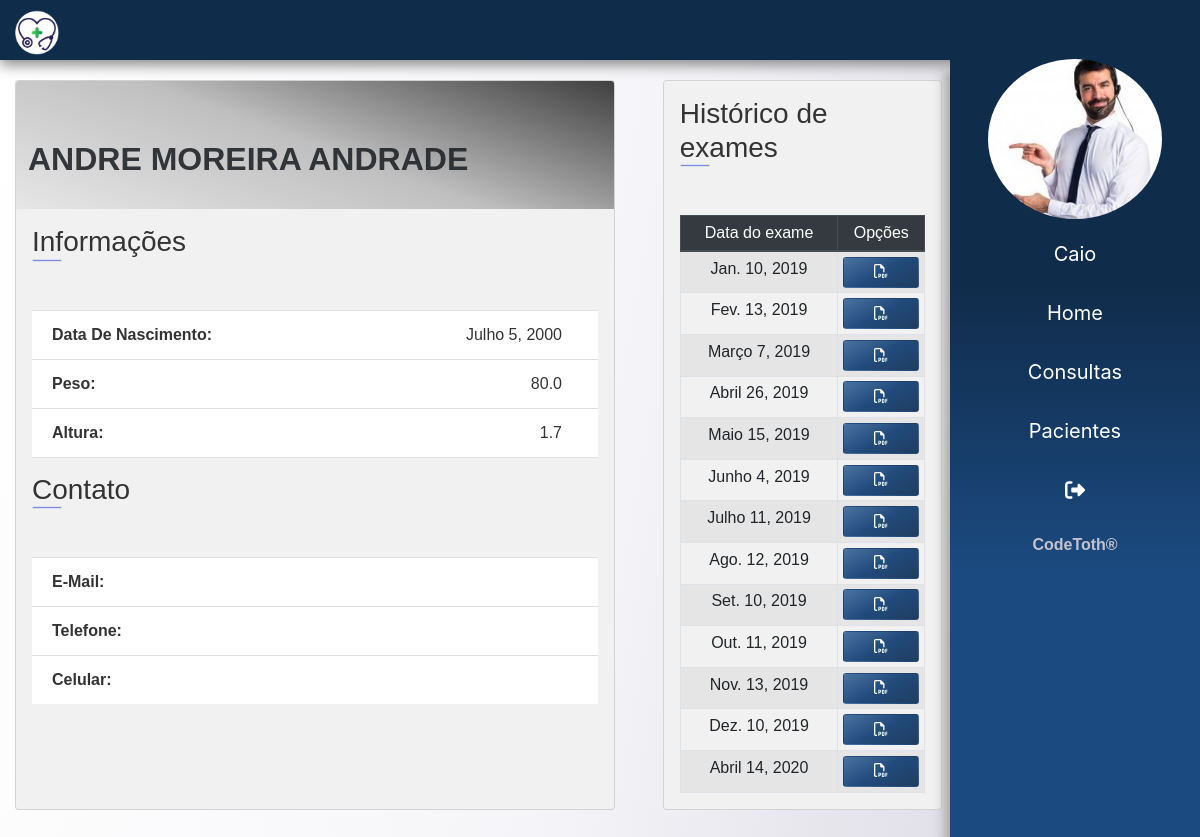
Before: /pacientes/paciente/3 (signed in) with the older database file.
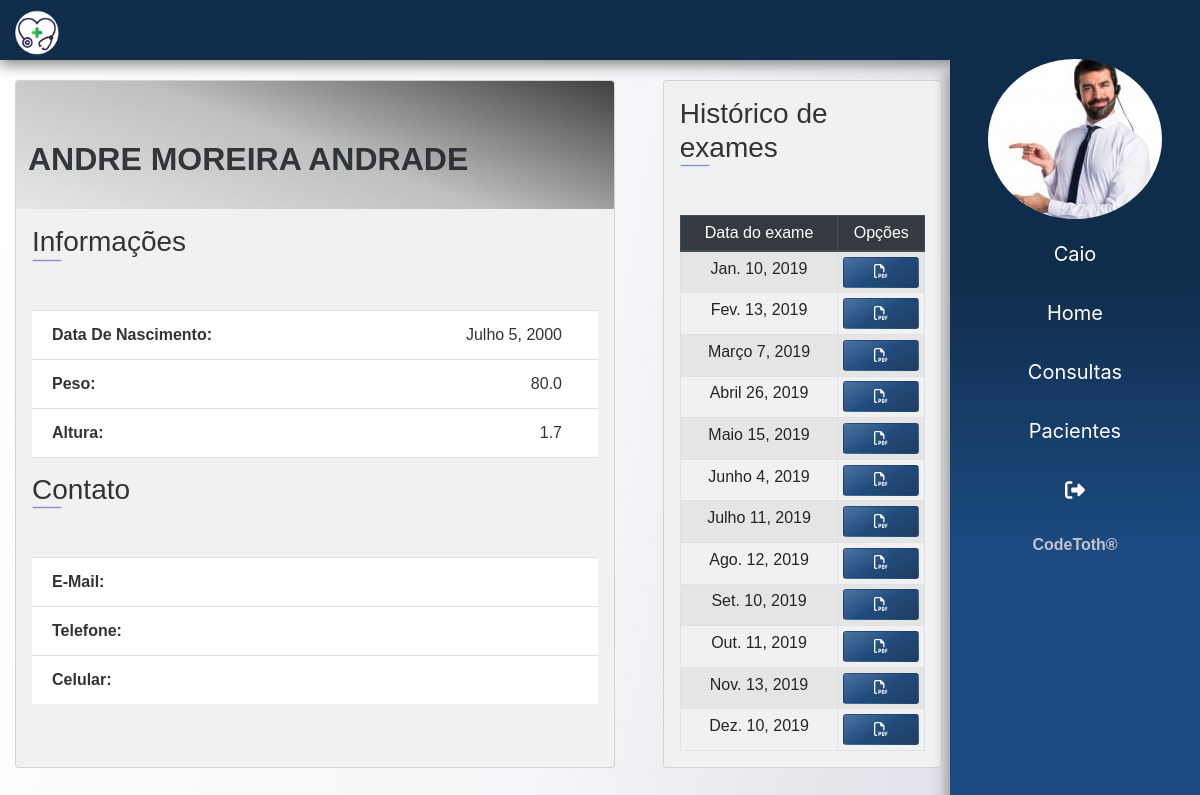
After: the same page with the newer database file.
### app/exames/models.py (models this page shows)
class Exame_Resultado(models.Model):
    paciente = models.ForeignKey(Paciente, on_delete=models.CASCADE)
    data_exame = models.DateField()
    glicose = models.CharField(max_length=15)
    ldl = models.CharField(max_length=15)
    hdl = models.CharField(max_length=15)
    triglicerides = models.CharField(max_length=15)
    colesterol = models.CharField(max_length=15)
    pdf = models.FileField(upload_to=f'pdf/', blank=True)

### app/paciente/views.py (the view)
# urls.py: path('paciente/<int:paciente_id>', detalhe, name='det_paciente'),
@login_required(login_url='login')
def detalhe(request, paciente_id):
    paciente = get_object_or_404(Paciente, id=paciente_id)
    exames = get_list_or_404(Exame_Resultado, paciente=paciente)
    dados =  get_dados(request)
    dados['paciente'] = paciente
    dados['exames'] = exames
    return render(request, 'paciente/det_paciente.html', dados)

### templates/paciente/det_paciente.html (shortened to what this page needs)
{% extends 'base.html' %}
{% load static %}
{% block content %}
<main>
    <section class="container-fluid ">
        <div class="col-md-10 pb-5">
            <div class="row">
                <div class="card middle">
                    <div class="top-section">
                        <div class="container">
                            <div class="name">
                                <span> {{ paciente.nome}} </span>
                            </div>
                        </div>
                    </div>
                    <div class="info-section pr-3 mb-3">
                        <h3> Informações
                            <div class="border mb-5"></div>
                        </h3>
                        <ul class="list-group list-group-flush mb-3  info">
                            <li class="list-group-item">Data de Nascimento:
                                <span> {{ paciente.data_nascimento}}
                                </span>
                            </li>
                            <li class="list-group-item">Peso:
                                <span> {{ paciente.peso}}
                                </span>
                            </li>
                            <li class="list-group-item">Altura:
                                <span> {{ paciente.altura}}
                                </span>
                            </li>
                        </ul>
                        <h3> Contato
                            <div class="border mb-5"></div>
                        </h3>
                        <ul class="list-group list-group-flush info">
                            <li class="list-group-item">E-mail: </li>
                            <li class="list-group-item">Telefone:</li>
                            <li class="list-group-item">Celular: </li>
                        </ul>
                    </div>
                </div>
                <div class="card historico mx-auto">
                    <div class="info-section pr-3">
                        <h3> Histórico de exames   <div class="border mb-5"></div>
                        </h3>
                            <table class="table table-sm table-bordered table-striped text-center">
                                <thead class="thead-dark ">
                                    <tr>
                                        <th scope="col">Data do exame</th>
                                        <th scope="col">Opções</th>
                                </thead>
                                <tbody>
                                    {% for exame in exames %}
                                    <tr>
                                        <td>
                                            {{ exame.data_exame}}
                                        </td>
                                        <td>
                                            <a href="#" class="btn btn-sm btn-block btnCustom" data-toggle="modal" data-target="#exame{{exame.id}}"> <i class="far fa-file-pdf"></i></i> </a>
                                        </td>
                                    </tr>
                                    {% endfor %}
                                </tbody>
                            </table>
                    </div>
                </div>
            </div>
        </div>
    </section>
</main>
{% endblock %}

Changed rows visible on the page:
removed Exame_Resultado: data_exame "Abril 14, 2020"
